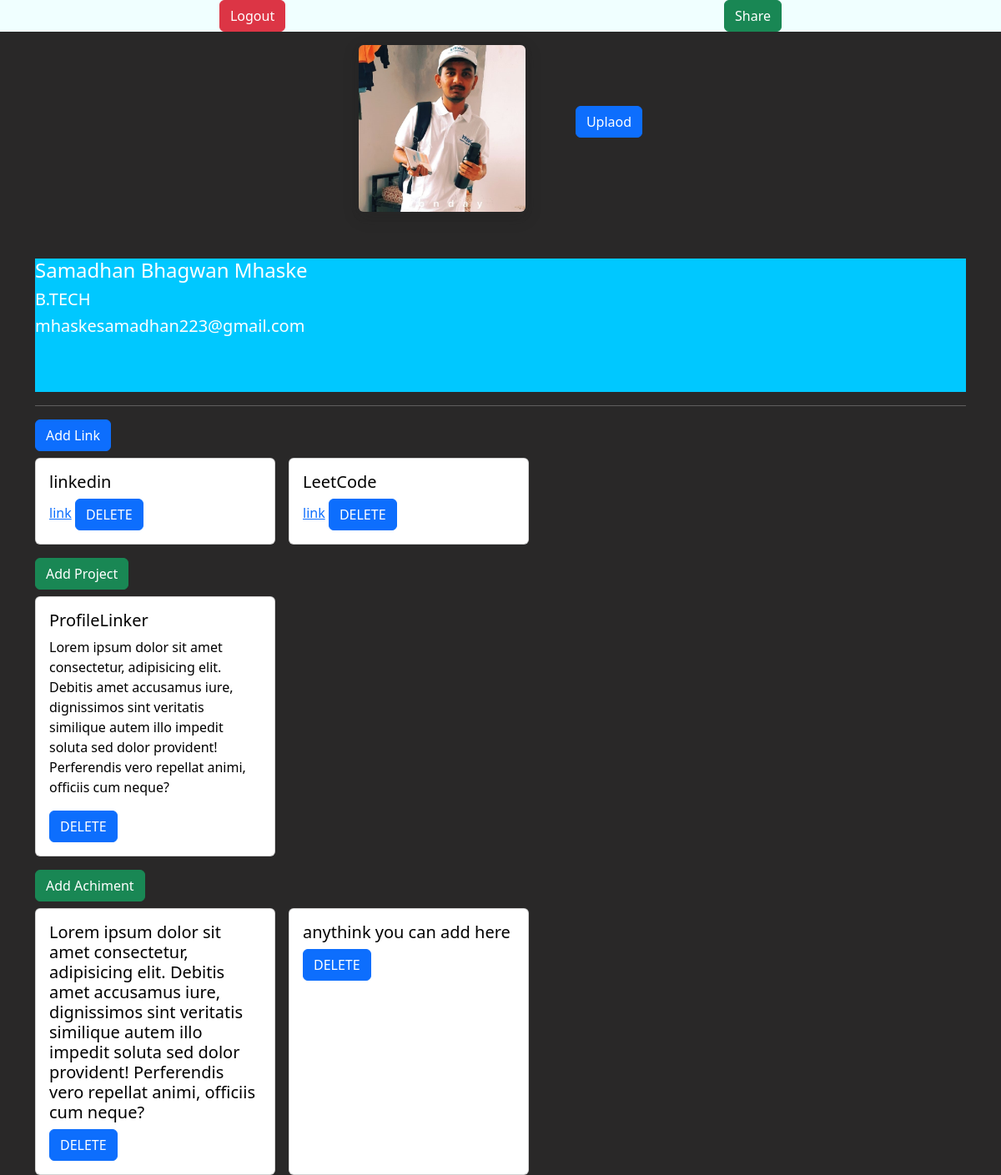
Screenshot of / (signed in) with the database file from the repository.
### app/models.py (models this page shows)
class Details(models.Model):
    user = models.OneToOneField(User, on_delete=models.CASCADE , unique=True)
    name = models.CharField(max_length=255)
    Education = models.CharField(choices=EDUCATION_CHOICE, max_length=50)
    email = models.EmailField(max_length=300)
    image = models.ImageField(upload_to='profile')

class LinkData(models.Model):
    user = models.ForeignKey(User, on_delete=models.CASCADE)
    nameLink = models.CharField(max_length=255)
    link = models.URLField(max_length=300)

class ProjectDetails(models.Model):
    user = models.ForeignKey(User, on_delete=models.CASCADE)
    projectname = models.CharField(max_length=255)
    githublink = models.URLField(max_length=300)
    image1 = models.ImageField(upload_to='project')
    image2 = models.ImageField(upload_to='project')
    desc = models.CharField(max_length=900)

class Achivement(models.Model):
    user = models.ForeignKey(User, on_delete=models.CASCADE)
    nameofachivement = models.CharField(max_length=255)

### app/views.py (the view)
# urls.py: path('',home),
def home(request):
    if request.user.is_authenticated:
        fm = uploadimg()
        detailsfm  = AddLink()
        projectfm = AddProjectDetails()
        achivemtnfm = AddAchivement()
        imgdata = None
        linkdata = None
        projectis = None
        achimentis = None
        try:
            imgdata = Details.objects.get(user=request.user)
            linkdata = LinkData.objects.filter(user=request.user)
            projectis = ProjectDetails.objects.filter(user=request.user)
            achimentis = Achivement.objects.filter(user=request.user)
        except:
            pass
        return render(request,'index.html',{'fm':fm,'detailsfm':detailsfm,'imgdata':imgdata,'linkdata':linkdata,'projectfm':projectfm,'projectis':projectis,'achivemtnfm':achivemtnfm,'achimentis':achimentis})
    else:
        return HttpResponseRedirect('/login/')

### app/templates/index.html (shortened to what this page needs)
<!DOCTYPE html>
{% load static %}
<html lang="en">
  <head>
    <link
      href="https://cdn.jsdelivr.net/npm/bootstrap@5.2.1/dist/css/bootstrap.min.css"
      rel="stylesheet"
    />
    <link rel="stylesheet" href="{% static 'app/css/style.css' %}" />
  </head>
  <body>
    <div class="topbtn">
      <a type="button" class="btn btn-danger" href="logout/">Logout</a>
      <button
        type="button"
        class="btn btn-success"
        type="button"
        data-bs-toggle="modal"
        data-bs-target="#exampleModal3"
      >
        Share
      </button>
    </div>
    <div class="container">
      <div class="text-center bbt">
        {% if imgdata.image %}
        <img
          src="{{imgdata.image.url}}"
          class="rounded mt-3"
          style="
            background-color: rgb(66, 76, 84);
            max-height: 20%;
            max-width: 20%;
          "
          alt=""
        />
        {% endif %}
        <button
          type="button"
          class="btn btn-primary bbnl"
          data-bs-toggle="modal"
          data-bs-target="#exampleModal"
        >
          Uplaod
        </button>
      </div>
      <div class="alldetails">
        <h4>{{imgdata.name}}</h4>
        <h5>{{imgdata.Education}}</h5>
        <h5>{{imgdata.email}}</h5>
      </div>
      <hr />
      <div class="addurlbox">
        <button
          type="button"
          class="btn btn-primary"
          data-bs-toggle="modal"
          data-bs-target="#exampleModal2"
        >
          Add Link
        </button>
      </div>
      <div class="maindetails">
        <div class="d-flex mt-2">
          {% for i in linkdata %}
          <div class="card me-3" style="width: 18rem; color: black">
            <div class="card-body">
              <h5 class="card-title">{{i.nameLink}}</h5>
              <a href="{{i.link}}" class="card-text">link</a>
              <a href="#" class="btn btn-primary">DELETE</a>
            </div>
          </div>
          {% endfor %}
        </div>
      </div>
      <div class="addproject mt-3">
        <button
          type="button"
          class="btn btn-success"
          type="button"
          data-bs-toggle="modal"
          data-bs-target="#addproject1"
        >
          Add Project
        </button>
        <div class="d-flex mt-2">
          {% if projectis %} {% for i in projectis %}
          <div class="card me-3" style="width: 18rem; color: black">
            <div class="card-body">
              <h5 class="card-title">{{i.projectname}}</h5>
              <p class="card-text">{{i.desc}}</p>
              <a href="#" class="btn btn-primary">DELETE</a>
            </div>
          </div>
          {% endfor %} {% else %}
          <h5 class="card-title">No Project Added</h5>
          {% endif %}
        </div>
      </div>
      <div class="addproject mt-3">
        <button
          type="button"
          class="btn btn-success"
          type="button"
          data-bs-toggle="modal"
          data-bs-target="#Achiment1"
        >
          Add Achiment
        </button>
        <div class="d-flex mt-2">
          {% if achimentis %} {% for i in achimentis %}
          <div class="card me-3" style="width: 18rem; color: black">
            <div class="card-body">
              <h5 class="card-title">{{i.nameofachivement}}</h5>
              <a href="#" class="btn btn-primary">DELETE</a>
            </div>
          </div>
          {% endfor %}
          {% else %}
          <h5 class="card-title">No Achiment</h5>
          {% endif %}
        </div>
      </div>
    </div>
  </body>
</html>

### app/static/app/css/style.css (style rules this page uses)
.bbnl { margin-left: 5%; }
body { background-color: rgb(41, 40, 40); color: #ffff; }
.alldetails { background-color: rgb(0, 200, 255); height: 20vh; width: 100%; margin-top: 5%; }
img { height: 25vh; width: 25vh; box-shadow: 0 4px 8px 0 rgba(41, 40, 40, 0.2), 0 6px 20px 0 rgba(32, 32, 32, 0.19); border-radius: 50%; }
.topbtn { display: flex; justify-content: space-around; background-color: azure; }

### rows the page displays
Details: image (picture), name "Samadhan Bhagwan Mhaske", Education "B.TECH", email "mhaskesamadhan223@gmail.com"
LinkData: nameLink "linkedin"
LinkData: nameLink "LeetCode"
ProjectDetails: projectname "ProfileLinker", desc "Lorem ipsum dolor sit amet consectetur, adipisicing elit. Debitis amet accusamus iure, dignissimos sint veritatis similique autem illo impedit soluta sed dolor provident! Perferendis vero repellat animi, officiis cum neque?"
Achivement: nameofachivement "Lorem ipsum dolor sit amet consectetur, adipisicing elit. Debitis amet accusamus iure, dignissimos sint veritatis similique autem illo impedit soluta sed dolor provident! Perferendis vero repellat animi, officiis cum neque?"
Achivement: nameofachivement "anythink you can add here"
